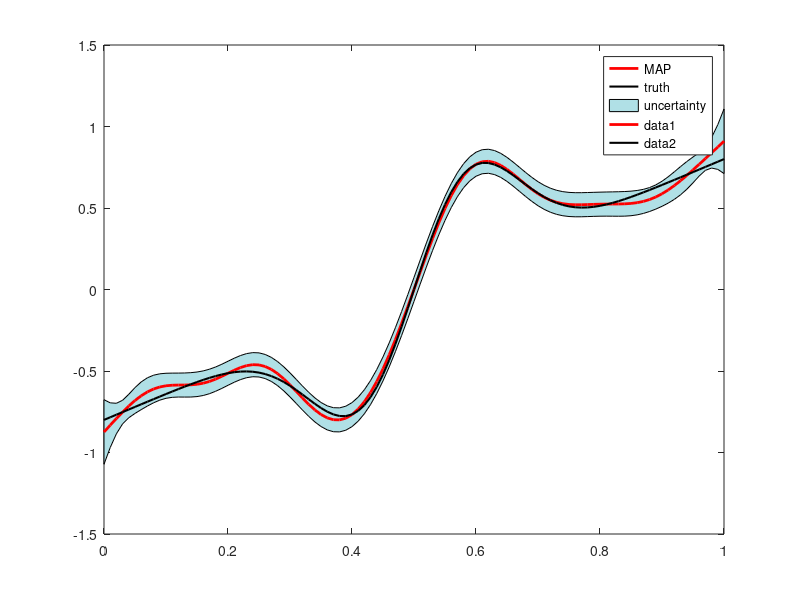

MATLAB code for this plot:
clear all
% Tan Bui-Thanh, April 2012
% Institute for computational engineering and sciences
% The University of Texas at Austin
% tanbui@ices.utexas.edu

% explore the posterior with smooth priors and without hyper-parameters.

rand('state',20);
randn('state',18);

% Mesh
n = 100; 
s = linspace(0,1,n+1)'; t = s;

% Prior flag
PriorFlag = 2; % 1: L_D
               % 2: L_A


% discretize the deblurring kernel
beta = 0.05;
a = 1/sqrt(2*pi*beta^2)*exp(-0.5*(1/beta^2)*t.^2);
A = 1/n*toeplitz(a);

% Truth 
xtrue = 10*(t-0.5).*exp(-0.5*1e2*(t-0.5).^2) -0.8 + 1.6*t;

%%------------additive noise-----------
noise = 5;       % Noise level in percentages of the max. of noiseless signal
y0 = A*xtrue;    % Noiseless signal
sigma = max(abs(y0))*noise/100;                % STD of the additive noise
y = y0 + sigma*randn(n+1,1);


%%------------Prior construction----------
% standard deviation of the innovation
gamma = 1/n;

% Construct the L_D matrix
if PriorFlag == 1,
  L = diag(ones(n+1,1)) - diag(0.5*ones(n,1),1) - diag(0.5*ones(n,1),-1);
elseif PriorFlag == 2,
  L_D = diag(ones(n+1,1)) - diag(0.5*ones(n,1),1) - diag(0.5*ones(n,1),-1);
  % you should never do this, but we do it anyway for convenience
  L_Dinv = inv(L_D);
  Dev = sqrt(gamma^2 * diag(L_Dinv * L_Dinv'));

  delta = gamma./ Dev(floor(n/2));
  L = L_D; 
  L(1,:) = 0; L(1,1) = delta;
  L(end,:) = 0; L(end,end) = delta;
else
  error('not supported')
end

% Calculating the MAP estimate and posterior variances, by least squares
xmean = [(1/sigma)*A;1/gamma*L]\[(1/sigma)*y;zeros(n+1,1)];
Gamma_post = inv((1/sigma^2)*A'*A + 1/gamma^2*L'*L); 

% Plotting the MAP estimate and the 2*STD envelope

% Defining different shades of blue for plotting
 shades = [176 224 230;
             135 206 235;
             135 206 255;
             126 192 238;
             108 166 205];
   shades = 1/255*shades;

STD = sqrt(diag(Gamma_post));
xhigh = xmean + 2*STD;
xlow = xmean - 2*STD;

figure
axes('fontsize',12);
plot(t,xmean,'r-','LineWidth',2), hold on
plot(t,xtrue,'k-','LineWidth',1.5)
fill([t;t(n+1:-1:1)],[xlow;xhigh(n+1:-1:1)],shades(1,:))
legend('MAP', 'truth','uncertainty','location','best')
plot(t,xmean,'r-','LineWidth',2)
plot(t,xtrue,'k-','LineWidth',1.5)